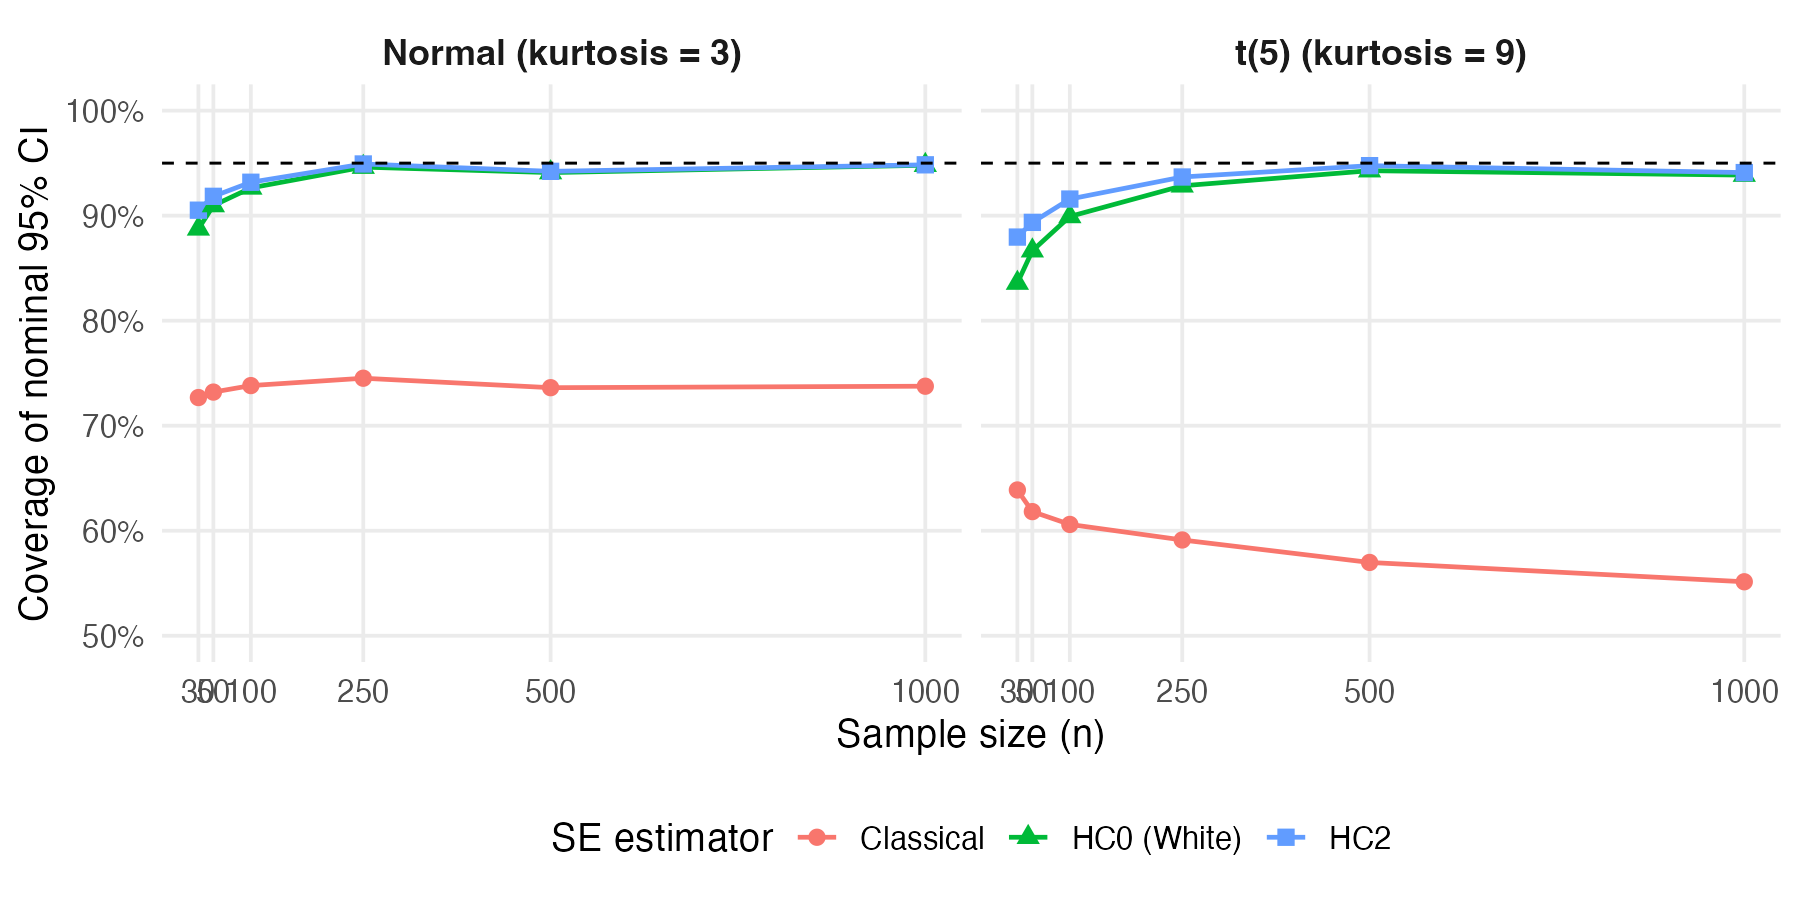

Generate this figure with R:
## Coverage simulation: classical vs robust SEs under heteroskedasticity
## Varies: sample size (n) and regressor kurtosis (light vs heavy tails)
## DGP: y_i = beta * x_i + e_i, with sigma_i^2 = x_i^2

library(ggplot2)
library(sandwich)
library(lmtest)

set.seed(42)
B <- 5000
beta_true <- 1
alpha <- 0.05

# Two regressor distributions: Normal (kurtosis=3) and t(5) (kurtosis=9)
x_dists <- list(
  "Normal (kurtosis = 3)" = function(n) rnorm(n),
  "t(5) (kurtosis = 9)"   = function(n) rt(n, df = 5)
)

sample_sizes <- c(30, 50, 100, 250, 500, 1000)

results <- data.frame()

for (dist_name in names(x_dists)) {
  draw_x <- x_dists[[dist_name]]
  for (n in sample_sizes) {
    cover_classical <- 0
    cover_hc0 <- 0
    cover_hc2 <- 0

    for (b in 1:B) {
      x <- draw_x(n)
      e <- rnorm(n, 0, abs(x))   # sigma_i = |x_i|, so sigma_i^2 = x_i^2
      y <- beta_true * x + e

      fit <- lm(y ~ x - 1)       # no intercept to match the theory

      # Classical CI
      se_classical <- summary(fit)$coefficients[1, 2]
      ci_class <- coef(fit) + c(-1, 1) * qnorm(0.975) * se_classical
      cover_classical <- cover_classical + (ci_class[1] <= beta_true & beta_true <= ci_class[2])

      # HC0
      se_hc0 <- sqrt(vcovHC(fit, type = "HC0")[1, 1])
      ci_hc0 <- coef(fit) + c(-1, 1) * qnorm(0.975) * se_hc0
      cover_hc0 <- cover_hc0 + (ci_hc0[1] <= beta_true & beta_true <= ci_hc0[2])

      # HC2
      se_hc2 <- sqrt(vcovHC(fit, type = "HC2")[1, 1])
      ci_hc2 <- coef(fit) + c(-1, 1) * qnorm(0.975) * se_hc2
      cover_hc2 <- cover_hc2 + (ci_hc2[1] <= beta_true & beta_true <= ci_hc2[2])
    }

    results <- rbind(results, data.frame(
      Distribution = dist_name,
      n = n,
      SE_Type = c("Classical", "HC0 (White)", "HC2"),
      Coverage = c(cover_classical, cover_hc0, cover_hc2) / B
    ))
  }
}

results$SE_Type <- factor(results$SE_Type, levels = c("Classical", "HC0 (White)", "HC2"))

p <- ggplot(results, aes(x = n, y = Coverage, color = SE_Type, shape = SE_Type)) +
  geom_line(linewidth = 0.8) +
  geom_point(size = 2.5) +
  geom_hline(yintercept = 0.95, linetype = "dashed", color = "black", linewidth = 0.5) +
  facet_wrap(~ Distribution) +
  scale_y_continuous(limits = c(0.5, 1), labels = scales::percent_format()) +
  scale_x_continuous(breaks = sample_sizes) +
  labs(
    x = "Sample size (n)",
    y = "Coverage of nominal 95% CI",
    color = "SE estimator",
    shape = "SE estimator"
  ) +
  theme_minimal(base_size = 14) +
  theme(
    legend.position = "bottom",
    panel.grid.minor = element_blank(),
    strip.text = element_text(face = "bold", size = 13)
  )

ggsave("coverage_sim.pdf", p, width = 9, height = 4.5)
ggsave("coverage_sim.png", p, width = 9, height = 4.5, dpi = 200)
cat("Done.\n")
